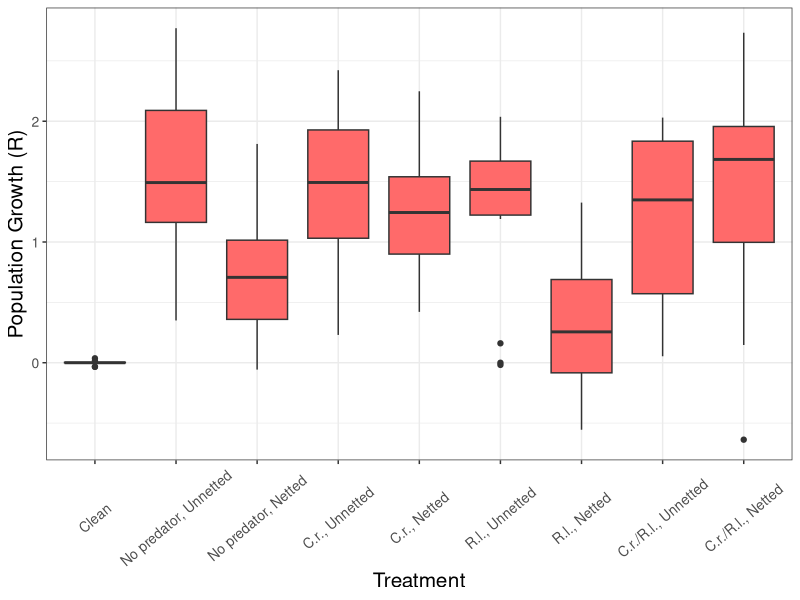

This figure's R source: (Note: this script raises an error after producing the figure.)
#ABC Efficacy Study

library(readr)
library(ggplot2)
all_data<-read.csv("all_data.csv")

#### Population growth 2023 ####

### Analyze via population growth

#Calculate Population Growth
all_data$R<-log(all_data$final_cmbsd+1)-log(all_data$initial_cmbsd+1)
summary(all_data$R)

all_data$R_check<-log( (all_data$final_cmbsd+1)/(all_data$initial_cmbsd+1) )
summary(all_data$R_check)



#create new data frame to reorder treatments
new.map1<-all_data
new.map1$treatment<-as.factor(new.map1$treatment)
new.map1$ant_rating<-as.factor(new.map1$ant_rating)
new.map1$treatment <- factor(new.map1$treatment, c('clean','untreated','untreated_netted','lw','lw_netted','sdb','sdb_netted','both','both_netted'))


#Plot population growth as a function of treatment
raw1<-ggplot(new.map1, mapping=aes(x=treatment, y=R))+
  xlab("Treatment")+
  ylab("Population Growth (R)")+
  geom_boxplot(fill='indianred1')+
  theme_bw()+
  theme(axis.text.x = element_text(angle = 40, vjust = 0.5, hjust=0.5), axis.title=element_text(size=15),axis.text=element_text(size=10))+
  scale_x_discrete(labels=c('Clean', 'No predator, Unnetted', 'No predator, Netted', 'C.r., Unnetted','C.r., Netted','R.l., Unnetted', 'R.l., Netted','C.r./R.l., Unnetted','C.r./R.l., Netted'))
raw1


#Perform statistical analysis
library(car)
Fit1<-lm(R ~ treatment + ant_rating + log(initial_cmbsd+1), data=new.map1)
summary(Fit1)


#Check assumptions
#data normality
#plot(Fit1) 
Res1<-residuals(Fit1)
shapiro.test(Res1) #data is normal

#Homogeneity
leveneTest(R~treatment, data=new.map1) #unequal variance due to low variance in "clean plants"

#perform Anova
Anova(Fit1, type='II')


#Post-hoc
em_fit1<-emmeans(Fit1, pairwise~treatment)
em_fit1

### Graphing Year 1 Population Growth

#Convert emmeans output to df
df.year1<-as.data.frame(em_fit1$emmeans)

#reorder treatments
df.year1$treatment<-as.factor(df.year1$treatment)
df.year1$treatment <- factor(df.year1$treatment, c('clean','untreated','untreated_netted','lw','lw_netted','sdb','sdb_netted','both','both_netted'))

# Define variance
min<-df.year1$lower.CL
low<-df.year1$emmean-df.year1$SE
mid<-df.year1$emmean
top<-df.year1$emmean+df.year1$SE
max<-df.year1$upper.CL

# Plot
emmeans1<-ggplot(df.year1, aes(x=treatment, ymin= min, lower = low, middle = mid, upper = top, ymax = max)) +
  geom_boxplot(stat = "identity", width=0.35,fill='indianred1')+
  xlab("Treatment")+
  ylab("EMM of Population Growth (R)")+
  theme_bw()+
  scale_x_discrete(labels=c('Clean', 'No predator, Unnetted', 'No predator, Netted', 'C.r., Unnetted','C.r., Netted','R.l., Unnetted', 'R.l., Netted','C.r./R.l., Unnetted','C.r./R.l., Netted'))+
  theme(plot.title.position = 'plot', plot.title = element_text(hjust = 0.5, size=13))+
  theme(axis.text.x = element_text(angle = 40, vjust = 0.5, hjust=0.5),axis.title=element_text(size=15),axis.text=element_text(size=10))+
  annotate("text", x=1, y=1.02, label= "ac")+
  annotate("text", x=2, y=1.680, label= "ab")+
  annotate("text", x=3, y=1.61, label= "ab")+
  annotate("text", x=4, y=1.740, label= "b")+
  annotate("text", x=5, y=1.75, label= "b")+
  annotate("text", x=6, y=1.40, label= "abc")+
  annotate("text", x=7, y=0.80, label= "c")+
  annotate("text", x=8, y=1.43, label= "abc")+
  annotate("text", x=9, y=1.87, label= "b")
emmeans1

#above plot accounts for SE as boxplots, remove boxes
emmeans1<-ggplot(df.year1, aes(x=treatment, y=emmean))+
  geom_point(size=3, color="indianred2")+
  geom_errorbar(aes(ymin=min, ymax=max), color="black")+
  xlab("Treatment")+
  ylab("EMM of Population Growth (R)")+
  theme_bw()+
  scale_x_discrete(labels=c('Clean', 'No predator, Unnetted', 'No predator, Netted', 'C.r., Unnetted','C.r., Netted','R.l., Unnetted', 'R.l., Netted','C.r./R.l., Unnetted','C.r./R.l., Netted'))+
  theme(plot.title.position = 'plot', plot.title = element_text(hjust = 0.5, size=13))+
  theme(axis.text.x = element_text(angle = 40, vjust = 0.5, hjust=0.5),axis.title=element_text(size=15),axis.text=element_text(size=10))+
  annotate("text", x=1, y=1.02, label= "ac")+
  annotate("text", x=2, y=1.680, label= "ab")+
  annotate("text", x=3, y=1.61, label= "ab")+
  annotate("text", x=4, y=1.740, label= "b")+
  annotate("text", x=5, y=1.75, label= "b")+
  annotate("text", x=6, y=1.40, label= "abc")+
  annotate("text", x=7, y=0.80, label= "c")+
  annotate("text", x=8, y=1.43, label= "abc")+
  annotate("text", x=9, y=1.87, label= "b")


#Combine raw population growth and emmeans population growth
library(ggpubr)
year1 <- ggarrange(raw1, emmeans1,
                   labels = c("A", "B"),
                   ncol = 2, nrow = 1)
year1


#### Final densities 2023 ####

#Plot population growth as a function of treatment
raw_dens1<-ggplot(new.map1, mapping=aes(x=treatment, y=initial_cmbsd))+
  xlab("Treatment")+
  ylab("Final density")+
  geom_boxplot(fill='indianred1')+
  theme_bw()+
  theme(axis.text.x = element_text(angle = 40, vjust = 0.5, hjust=0.5),axis.title=element_text(size=15), axis.text=element_text(size=10))+
  scale_x_discrete(labels=c('Clean', 'No predator, Unnetted', 'No predator, Netted', 'C.r., Unnetted','C.r., Netted','R.l., Unnetted', 'R.l., Netted','C.r./R.l., Unnetted','C.r./R.l., Netted'))
raw_dens1

#Graph initial and final densities
library(readr)
library(ggplot2)

year1_density_tp <- read_csv("year1_density_tp.csv")
year1_density_tp$timepoint <- factor(year1_density_tp$timepoint, c("initial","final"))

year1_density_tp$treatment<-as.factor(year1_density_tp$treatment)
year1_density_tp$treatment <- factor(year1_density_tp$treatment, c('clean','untreated','untreated_netted','lw','lw_netted','sdb','sdb_netted','both','both_netted'))


ggplot(year1_density_tp, aes(x=treatment, y=density, fill=timepoint)) + 
  scale_fill_manual(values=c("gray","indianred1"))+
  xlab("Treatment")+
  ylab("A. lagerstroemiae density")+
  geom_boxplot()+
  theme_bw()+
  scale_x_discrete(labels=c('Clean', 'No predator, Unnetted', 'No predator, Netted', 'C.r., Unnetted','C.r., Netted','R.l., Unnetted', 'R.l., Netted','C.r./R.l., Unnetted','C.r./R.l., Netted'))+
  theme(axis.text.x = element_text(angle = 40, vjust = 0.5, hjust=0.5), legend.position="none", axis.title=element_text(size=15),axis.text=element_text(size=10))


#Perform statistical analysis
library(car)
lm_dens1<- lm(log(final_cmbsd+1)~ treatment + ant_rating + log(initial_cmbsd+1), data=new.map1)
summary(lm_dens1)

#Check assumptions
#data normality
#plot(lm_dens1) 
Res_dens1<-residuals(lm_dens1)
shapiro.test(Res_dens1) #data is normal

#Homogeneity
leveneTest(log(final_cmbsd+1)~treatment, data=new.map1) #unequal variance due to low variance in "clean plants"

#perform Anova
Anova(lm_dens1, type='II')


#Post-hoc
em_dens1<-emmeans(lm_dens1, pairwise~treatment)
em_dens1

### Graphing Year 1 Final Densities

#Convert emmeans output to df
dens.year1<-as.data.frame(em_dens1$emmeans)

#reorder treatments
dens.year1$treatment<-as.factor(dens.year1$treatment)
dens.year1$treatment <- factor(dens.year1$treatment, c('clean','untreated','untreated_netted','lw','lw_netted','sdb','sdb_netted','both','both_netted'))

# Define variance
min<-dens.year1$emmean-dens.year1$SE
low<-dens.year1$lower.CL
mid<-dens.year1$emmean
top<-dens.year1$upper.CL
max<-dens.year1$emmean+dens.year1$SE

# Plot
emmeans_dens1<-ggplot(dens.year1, aes(x=treatment, ymin= min, lower = low, middle = mid, upper = top, ymax = max)) +
  geom_boxplot(stat = "identity", width=0.35,fill='indianred1')+
  xlab("Treatment")+
  ylab("EMM of final density")+
  theme_bw()+
  scale_x_discrete(labels=c('Clean', 'No predator, Unnetted', 'No predator, Netted', 'C.r., Unnetted','C.r., Netted','R.l., Unnetted', 'R.l., Netted','C.r./R.l., Unnetted','C.r./R.l., Netted'))+
  theme(plot.title.position = 'plot', plot.title = element_text(hjust = 0.5, size=13),axis.title=element_text(size=15), axis.text=element_text(size=10))+
  theme(axis.text.x = element_text(angle = 40, vjust = 0.5, hjust=0.5))+
  annotate("text", x=1, y=1.30, label= "ac")+
  annotate("text", x=2, y=1.960, label= "b")+
  annotate("text", x=3, y=1.90, label= "ab")+
  annotate("text", x=4, y=2.03, label= "b")+
  annotate("text", x=5, y=2.04, label= "b")+
  annotate("text", x=6, y=1.70, label= "abc")+
  annotate("text", x=7, y=1.08, label= "c")+
  annotate("text", x=8, y=1.72, label= "abc")+
  annotate("text", x=9, y=2.15, label= "b")
emmeans_dens1

#Combine raw population growth and emmeans population growth
library(ggpubr)
year1_dens <- ggarrange(raw_dens1, emmeans_dens1,
                        labels = c("A", "B"),
                        ncol = 2, nrow = 1)
year1_dens


#### Ant tending 2023 ####

#Statistical analysis
Anova(Fit1, type='II') 
summary(Fit1)

em.ant1<-emmeans(Fit1, pairwise~ant_rating)
em.ant1

#graph emmeans ant rating for year 1

df.ant1<-as.data.frame(em.ant1$emmeans)

# Define variance
low<-df.ant1$emmean-df.ant1$SE
min<-df.ant1$lower.CL
mid<-df.ant1$emmean
max<-df.ant1$upper.CL
top<-df.ant1$emmean+df.ant1$SE

df.ant1$ant_rating<-as.factor(df.ant1$ant_rating)

em_ant_graph1<-ggplot(df.ant1, aes(x=ant_rating, ymin= min, lower = low, middle = mid, upper = top, ymax = max)) +
  geom_boxplot(stat = "identity", width=0.35,fill='indianred1')+
  xlab("Ant Rating")+
  ylab("EMM of Population Growth (R)")+
  theme_bw()+
  theme(axis.title=element_text(size=15),axis.text=element_text(size=10))+
  ylim(0.0,2.5)+
  annotate("text", x=1, y=.982, label= "a")+
  annotate("text", x=2, y=1.234, label= "ab")+
  annotate("text", x=3, y=1.479, label= "bc")+
  annotate("text", x=4, y=1.704, label= "c")+
  annotate("text", x=5, y=1.922, label= "abc")
em_ant_graph1

#above plot accounts for SE as boxplots, remove boxes
em_ant_graph1<-ggplot(df.ant1, aes(x=ant_rating, y=emmean))+
  geom_point(size=3, color="indianred2")+
  geom_errorbar(aes(ymin=min, ymax=max), color="black")+
  xlab("Ant Rating")+
  ylab("EMM of Population Growth (R)")+
  theme_bw()+
  theme(plot.title.position = 'plot', plot.title = element_text(hjust = 0.5, size=13), axis.title=element_text(size=15), axis.text=element_text(size=12))+
  annotate("text", x=1, y=.982, label= "a")+
  annotate("text", x=2, y=1.234, label= "ab")+
  annotate("text", x=3, y=1.479, label= "bc")+
  annotate("text", x=4, y=1.704, label= "c")+
  annotate("text", x=5, y=1.922, label= "abc")
em_ant_graph1


### 2024 ###

library(readr)
all_data_2024 <- read_csv("all_data_2024.csv")

# Calculate final and initial densities

all_data_2024$initial_cmbsd<-all_data_2024$initial_cmbs/all_data_2024$twig_length
all_data_2024$final_cmbsd<-all_data_2024$final_cmbs/all_data_2024$twig_length

#calculate population growth
all_data_2024$R<-log(all_data_2024$final_cmbsd+1)-log(all_data_2024$initial_cmbsd+1)

# Create new data frame to restructure data
new.map2<-all_data_2024
new.map2$treatment<-as.factor(new.map2$treatment)
new.map2$final_antrating<-as.factor(new.map2$final_antrating)
new.map2$treatment <- factor(new.map2$treatment, c('clean','untreated','untreated_netted','lw_10','lw_netted_10','lw_20','lw_netted_20','lw_30','lw_netted_30','sdb','sdb_netted'))

#### Population growth 2024 ####

raw2<-ggplot(new.map2, mapping=aes(x=treatment,y=R))+
  geom_boxplot()+
  geom_boxplot(fill='indianred1')+
  xlab("Treatment")+
  ylab("Population Growth (R)")+
  theme_bw()+
  scale_x_discrete(labels=c('Clean','No predator', 'No predator/netted', 'C.r. x 10', 'C.r. x 10/netted','C.r. x 20','C.r. x 20/netted','C.r. x 30','C.r. x 30/netted','R.l.','R.l./netted'))+
  theme(plot.title.position = 'plot', plot.title = element_text(hjust = 0.5, size=13))+
  theme(axis.text.x = element_text(angle = 40, vjust = 0.6, hjust=0.5), axis.title=element_text(size=15),axis.text=element_text(size=10))
raw2

#Fit model
library(car)
Fit2<-lm(R~treatment + final_antrating + log(initial_cmbsd+1), data=new.map2)
summary(Fit2)

#Check Assumptions
#data normality
#plot(Fit2) #data is normal
Res2<-residuals(Fit2)
shapiro.test(Res2)
# homogeneity
leveneTest(R~treatment, data=new.map2) #unequal variance

#Perform Anova
Anova(Fit2, type='II')

#Post-hoc analysis
em_fit2<-emmeans(Fit2, pairwise~treatment)
em_fit2

df.year2<-as.data.frame(em_fit2$emmeans)


# Define variance
low<-df.year2$emmean-df.year2$SE
min<-df.year2$lower.CL
mid<-df.year2$emmean
max<-df.year2$upper.CL
top<-df.year2$emmean+df.year2$SE

df.year2$treatment<-as.factor(df.year2$treatment)
df.year2$treatment <- factor(df.year2$treatment, c('clean','untreated','untreated_netted','lw_10','lw_netted_10','lw_20','lw_netted_20','lw_30','lw_netted_30','sdb','sdb_netted'))

emmeans2<-ggplot(df.year2, aes(x=treatment, ymin= min, lower = low, middle = mid, upper = top, ymax = max)) +
  geom_boxplot(stat = "identity", width=0.35,fill='indianred1')+
  xlab("Treatment")+
  ylab("EMM of Population Growth (R)")+
  theme_bw()+
  scale_x_discrete(labels=c('Clean','No predator, Unnetted', 'No predator, Netted', 'C.r. x 10, Unnetted', 'C.r. x 10, Netted','C.r. x 20, Unnetted','C.r. x 20, Netted','C.r. x 30, Unnetted','C.r. x 30, Netted','R.l., Unnetted','R.l., Netted'))+
  theme(plot.title.position = 'plot', plot.title = element_text(hjust = 0.5, size=13))+
  theme(axis.text.x = element_text(angle = 40, vjust = 0.6, hjust=0.6),axis.title=element_text(size=15),axis.text=element_text(size=10))+
  annotate("text", x=1, y=1.13, label= "a")+
  annotate("text", x=2, y=2.112, label= "ab")+
  annotate("text", x=3, y=2.3, label= "b")+
  annotate("text", x=4, y=2.0, label= "ab")+
  annotate("text", x=5, y=1.76, label= "ab")+
  annotate("text", x=6, y=1.76, label= "ab")+
  annotate("text", x=7, y=1.78, label= "ab")+
  annotate("text", x=8, y=1.87, label= "ab")+
  annotate("text", x=9, y=1.52, label= "ab")+
  annotate("text", x=10, y=2.082, label= "ab")+
  annotate("text", x=11, y=0.88, label= "a")
emmeans2

emmeans2<-ggplot(df.year2, aes(x=treatment, y=emmean))+
  geom_point(size=3, color="indianred2")+
  geom_errorbar(aes(ymin=min, ymax=max), color="black")+
  xlab("Treatment")+
  ylab("EMM of Population Growth (R)")+
  theme_bw()+
  scale_x_discrete(labels=c('Clean','No predator, Unnetted', 'No predator, Netted', 'C.r. x 10, Unnetted', 'C.r. x 10, Netted','C.r. x 20, Unnetted','C.r. x 20, Netted','C.r. x 30, Unnetted','C.r. x 30, Netted','R.l., Unnetted','R.l., Netted'))+
  theme(plot.title.position = 'plot', plot.title = element_text(hjust = 0.5, size=13))+
  theme(axis.text.x = element_text(angle = 40, vjust = 0.6, hjust=0.6),axis.title=element_text(size=15),axis.text=element_text(size=10))+
  annotate("text", x=1, y=1.13, label= "a")+
  annotate("text", x=2, y=2.112, label= "ab")+
  annotate("text", x=3, y=2.3, label= "b")+
  annotate("text", x=4, y=2.0, label= "ab")+
  annotate("text", x=5, y=1.76, label= "ab")+
  annotate("text", x=6, y=1.76, label= "ab")+
  annotate("text", x=7, y=1.78, label= "ab")+
  annotate("text", x=8, y=1.87, label= "ab")+
  annotate("text", x=9, y=1.52, label= "ab")+
  annotate("text", x=10, y=2.082, label= "ab")+
  annotate("text", x=11, y=0.88, label= "a")
emmeans2


library(ggpubr)
year2 <- ggarrange(raw2, emmeans2,
                   labels = c("A", "B"),
                   ncol = 2, nrow = 1)
year2

#### Final densities 2024 ####

#Plot population growth as a function of treatment
raw_dens2<-ggplot(new.map2, mapping=aes(x=treatment, y=initial_cmbsd))+
  xlab("Treatment")+
  ylab("Final density")+
  geom_boxplot(fill='indianred1')+
  theme_bw()+
  theme(axis.text.x = element_text(angle = 40, vjust = 0.5, hjust=0.5),axis.title=element_text(size=15), axis.text=element_text(size=10))+
  scale_x_discrete(labels=c('Clean','No predator, Unnetted', 'No predator, Netted', 'C.r. x 10, Unnetted', 'C.r. x 10, Netted','C.r. x 20, Unnetted','C.r. x 20, Netted','C.r. x 30, Unnetted','C.r. x 30, Netted','R.l., Unnetted','R.l., Netted'))
raw_dens2

#Graphing initial and final densities
library(readr)
library(ggplot2)

year2_density_tp <- read_csv("year2_density_tp.csv")
year2_density_tp$timepoint <- factor(year2_density_tp$timepoint, c("initial","final"))

year2_density_tp$treatment<-as.factor(year2_density_tp$treatment)
year2_density_tp$treatment <- factor(year2_density_tp$treatment, c('clean','untreated','untreated_netted','lw_10','lw_netted_10','lw_20','lw_netted_20','lw_30','lw_netted_30','sdb','sdb_netted'))


ggplot(year2_density_tp, aes(x=treatment, y=density, fill=timepoint)) + 
  scale_fill_manual(values=c("gray","indianred1"))+
  xlab("Treatment")+
  ylab("A. lagerstroemiae density")+
  geom_boxplot()+
  theme_bw()+
  scale_x_discrete(labels=c('Clean','No predator, Unnetted', 'No predator, Netted', 'C.r. x 10, Unnetted', 'C.r. x 10, Netted','C.r. x 20, Unnetted','C.r. x 20, Netted','C.r. x 30, Unnetted','C.r. x 30, Netted','R.l., Unnetted','R.l., Netted'))+
  theme(axis.text.x = element_text(angle = 40, vjust = 0.5, hjust=0.5), legend.position="none",axis.title=element_text(size=15),axis.text=element_text(size=10) )


#Perform statistical analysis
library(car)
lm_dens2<- lm(log(final_cmbsd+1)~ treatment + final_antrating+ log(initial_cmbsd+1), data=new.map2)
summary(lm_dens2)

#Check assumptions
#data normality
#plot(lm_dens2) 
Res_dens2<-residuals(lm_dens2)
shapiro.test(Res_dens2) #data is normal

#Homogeneity
leveneTest(log(final_cmbsd+1)~treatment, data=new.map2) #unequal variance due to low variance in "clean plants"

#perform Anova
Anova(lm_dens2, type='II')


#Post-hoc
em_dens2<-emmeans(lm_dens2, pairwise~treatment)
em_dens2

### Graphing Year 1 Final Densities

#Convert emmeans output to df
dens.year2<-as.data.frame(em_dens2$emmeans)

#reorder treatments
dens.year2$treatment<-as.factor(dens.year2$treatment)
dens.year2$treatment <- factor(dens.year2$treatment, c('clean','untreated','untreated_netted','lw_10','lw_netted_10','lw_20','lw_netted_20','lw_30','lw_netted_30','sdb','sdb_netted'))

# Define variance
min<-dens.year2$emmean-dens.year2$SE
low<-dens.year2$lower.CL
mid<-dens.year2$emmean
top<-dens.year2$upper.CL
max<-dens.year2$emmean+dens.year2$SE

# Plot
emmeans_dens2<-ggplot(dens.year2, aes(x=treatment, ymin= min, lower = low, middle = mid, upper = top, ymax = max)) +
  geom_boxplot(stat = "identity", width=0.35,fill='indianred1')+
  xlab("Treatment")+
  ylab("EMM of final density")+
  theme_bw()+
  scale_x_discrete(labels=c('Clean','No predator, Unnetted', 'No predator, Netted', 'C.r. x 10, Unnetted', 'C.r. x 10, Netted','C.r. x 20, Unnetted','C.r. x 20, Netted','C.r. x 30, Unnetted','C.r. x 30, Netted','R.l., Unnetted','R.l., Netted'))+
  theme(plot.title.position = 'plot', plot.title = element_text(hjust = 0.5, size=13), axis.title=element_text(size=15), axis.text=element_text(size=10))+
  theme(axis.text.x = element_text(angle = 40, vjust = 0.5, hjust=0.5))+
  annotate("text", x=1, y=1.53, label= "a")+
  annotate("text", x=2, y=2.5, label= "ab")+
  annotate("text", x=3, y=2.7, label= "b")+
  annotate("text", x=4, y=2.4, label= "ab")+
  annotate("text", x=5, y=2.16, label= "ab")+
  annotate("text", x=6, y=2.16, label= "ab")+
  annotate("text", x=7, y=2.18, label= "ab")+
  annotate("text", x=8, y=2.27, label= "ab")+
  annotate("text", x=9, y=1.92, label= "ab")+
  annotate("text", x=10, y=2.48, label= "ab")+
  annotate("text", x=11, y=1.28, label= "a")
emmeans_dens2

#Combine raw population growth and emmeans population growth
library(ggpubr)
year2_dens <- ggarrange(raw_dens2, emmeans_dens2,
                        labels = c("A", "B"),
                        ncol = 2, nrow = 1)
year2_dens

#### Ant tending 2024 ####

#Statistical analysis
Anova(Fit2, type='II') 
summary(Fit2)

em.ant2<-emmeans(Fit2, pairwise~final_antrating)
em.ant2

#graph emmeans ant rating for year 2

df.ant2<-as.data.frame(em.ant2$emmeans)

# Define variance
low2<-df.ant2$emmean-df.ant2$SE
min2<-df.ant2$lower.CL
mid2<-df.ant2$emmean
max2<-df.ant2$upper.CL
top2<-df.ant2$emmean+df.ant1$SE

df.ant2$final_antrating<-as.factor(df.ant2$final_antrating)

em_ant_graph2<-ggplot(df.ant2, aes(x=final_antrating, ymin= min2, lower = low2, middle = mid2, upper = top2, ymax = max2)) +
  geom_boxplot(stat = "identity", width=0.35,fill='indianred1')+
  xlab("Ant Rating")+
  ylab("EMM of Population Growth (R)")+
  theme_bw()+
  theme(axis.title=element_text(size=15), axis.text=element_text(size=10))+
  ylim(0.0,2.5)+
  annotate("text",x=1, y=0.889, label='a')+
  annotate("text",x=2, y=1.083, label='a')+
  annotate("text",x=3, y=1.452, label='a')+
  annotate("text",x=4, y=2.317, label='b')+
  annotate("text",x=5, y=2.204, label='ab')
em_ant_graph2

em_ant_graph2<-ggplot(df.ant2, aes(x=final_antrating, y=emmean))+
  geom_point(size=3, color="indianred2")+
  geom_errorbar(aes(ymin=min2, ymax=max2), color="black")+
  xlab("Ant Rating")+
  ylab("EMM of Population Growth (R)")+
  theme_bw()+
  theme(plot.title.position = 'plot', plot.title = element_text(hjust = 0.5, size=13), axis.title=element_text(size=15), axis.text=element_text(size=12))+
  annotate("text",x=1, y=0.889, label='a')+
  annotate("text",x=2, y=1.083, label='a')+
  annotate("text",x=3, y=1.452, label='a')+
  annotate("text",x=4, y=2.317, label='b')+
  annotate("text",x=5, y=2.204, label='ab')
em_ant_graph2




#### ABC Retention ####

#create graph
#Year One

ret_year1<-ggplot(new.map1, mapping=aes(treatment, abc_retention))+
  geom_boxplot(fill='indianred1')+
  geom_point()+
  ylab("Predator Recovery")+
  xlab("Treatment")+
  theme_bw()+
  scale_x_discrete(labels=c('Clean', 'No predator, Unnetted', 'No predator, Netted', 'C.r., Unnetted','C.r., Netted','R.l., Unnetted', 'R.l., Netted','C.r./R.l., Unnetted','C.r./R.l., Netted'))+
  theme(axis.text.x = element_text(angle = 45, vjust = 0.6, hjust=0.6),
        plot.margin=margin(t=15, b=15, l=15, r=5), axis.title=element_text(size=15), axis.text=element_text(size=10)) +
  annotate("text", x=1, y=3, label= "2023")

ret_year1


#Year Two

ret_year2<-ggplot(new.map2, mapping=aes(treatment, predator_retention))+
  geom_boxplot(fill='indianred1')+
  geom_point()+
  xlab("Treatment")+
  scale_x_discrete(labels=c('Clean','No predator, Unnetted', 'No predator, Netted', 'C.r. x 10, Unnetted', 'C.r. x 10, Netted','C.r. x 20, Unnetted','C.r. x 20, Netted','C.r. x 30, Unnetted','C.r. x 30, Netted','R.l., Unnetted','R.l., Netted'))+
  theme_bw()+
  theme(axis.text.x = element_text(angle = 45, vjust = 0.6, hjust=0.5),
        plot.margin=margin(t=15, b=15, l=15, r=15), axis.title.y=element_blank(), axis.title=element_text(size=15), axis.text=element_text(size=10))+
  annotate("text", x=1.2, y=3, label= "2024")
ret_year2



#combine the two plots
library(ggpubr)
figure <- ggarrange(ret_year1, ret_year2,
                    labels = c("A", "B"),
                    ncol = 2, nrow = 1)
figure
